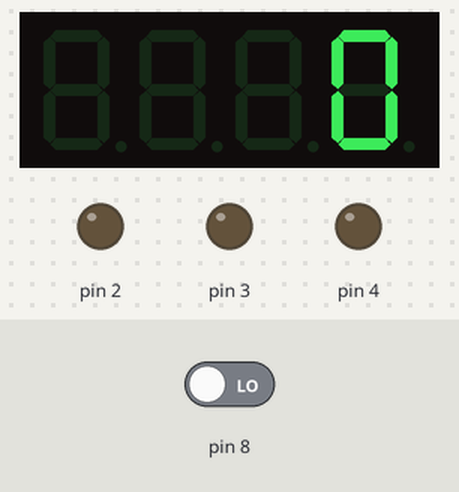
This sketch was run on a simulated Arduino Uno, built with avr-gcc and run on an emulated ATmega328P. On the bench: 4-digit seven-segment display, output pins drawn as LEDs (lit = HIGH). Dashed ring = blinking. The test bench sets the inputs (shaded band); at power-on: pin 8 LOW.

Above: at 1.2 s.
1.3 s: pin 8 driven HIGH
At 1.7 s:
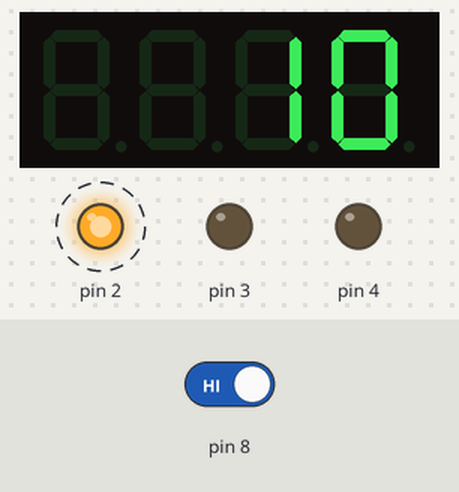
At 3.1 s:
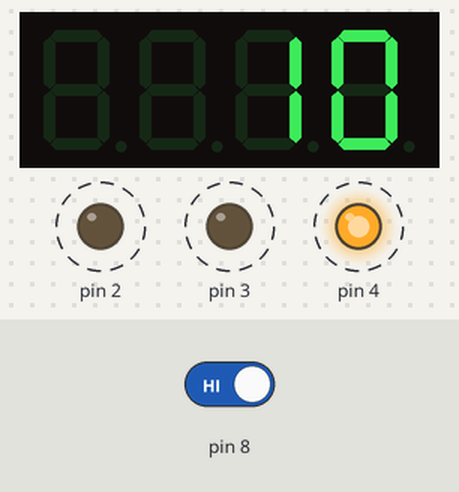
4.3 s: pin 8 driven LOW
At 6.6 s:
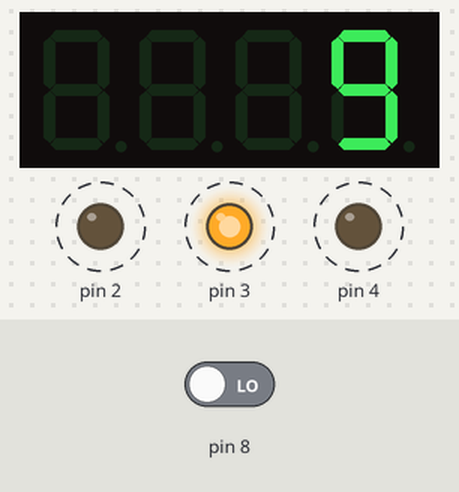
Timing chart, 0 to 13.3 s (numbered marks = the images above; inputs shaded):
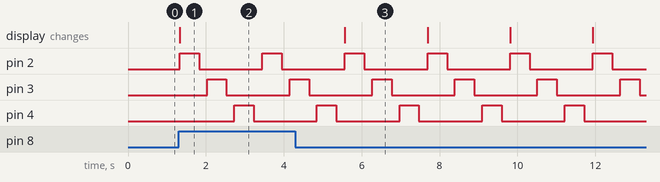

The sketch:

motion_countdown.ino
```cpp
// Датчик движения инфракрасный (PIR Sensor) HC-SR501
// https://www.mini-tech.com.ua/datchik-dvizheniya-infrakrasniy-pir-sensor-hc-sr501

// Светодиодный RGB LED модуль с общим катодом (ОК)
// https://www.mini-tech.com.ua/rgb-led-modul-obshiy-katod

// Tutorial How to 4-Digit Display Interface With Arduino UNO
// https://www.instructables.com/Tutorial-How-to-4-Digit-Display-Interface-With-Ard/

#include <Arduino.h>
#include <TM1637Display.h>
#define CLK 10
#define DIO 9
TM1637Display display(CLK, DIO);

int repeat = 10;
int count = 0;

void setup() {
  for(int i = 2; i <= 4; i++) {
    pinMode(i, OUTPUT);
  }
  pinMode(8, INPUT);
}

void loop() {
  int val = digitalRead(8);
  if (val) {
    count = repeat;
  }

  display.setBrightness(0x0f);
  display.showNumberDec(count, false);

  if (count > 0) {
    showLights();
    count--;
  }
}

void showLights() {
  for(int i = 2; i <= 4; i++) {
    digitalWrite(i, HIGH);
    delay(500);
    digitalWrite(i, LOW);
    delay(200);
  }
}
```

Measured:
- after the input at 1.3 s, pin 2: alternates HIGH for 0.50 s and LOW for 1.6 s, starting at once; pin 3: LOW → HIGH after 0.73 s, → LOW 0.50 s later, → HIGH 1.6 s later; pin 4: LOW → HIGH after 1.4 s, → LOW 0.50 s later; the display: changes at once (image 1)
- after the input at 4.3 s, the display: changes after 1.3 s (image 3)
